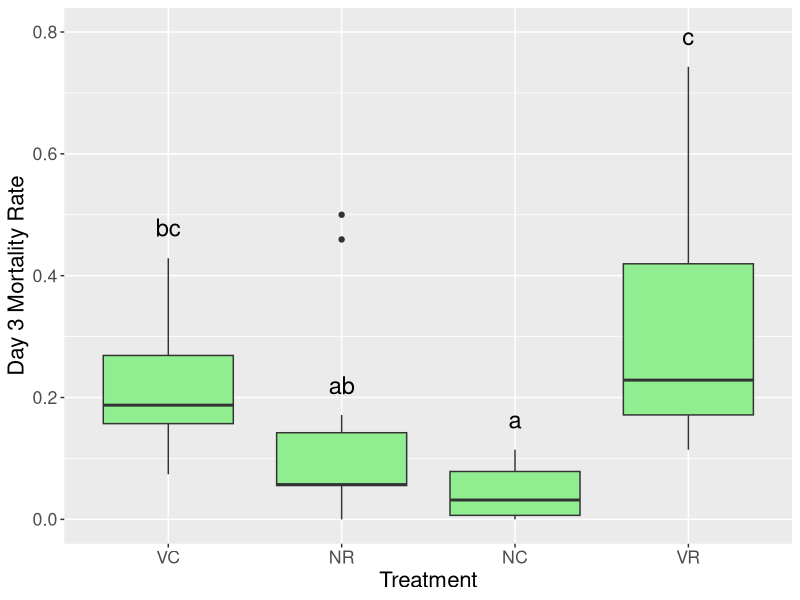
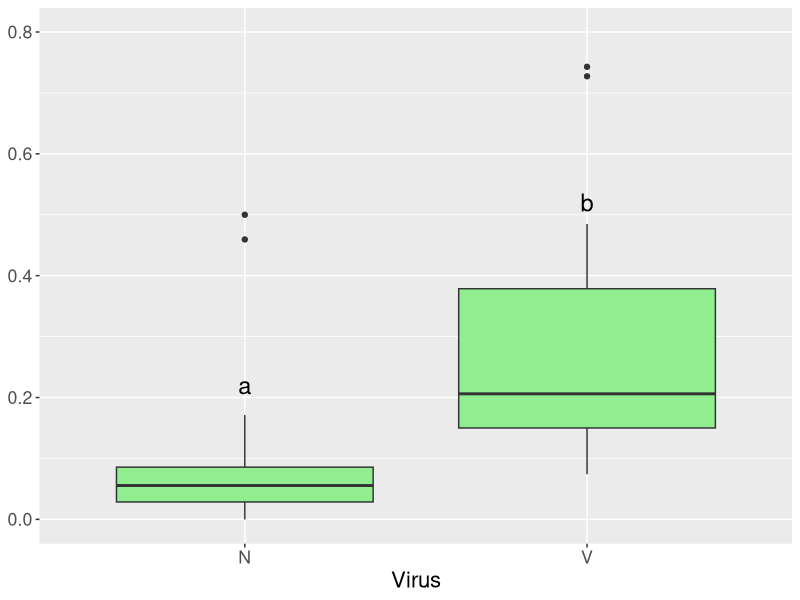
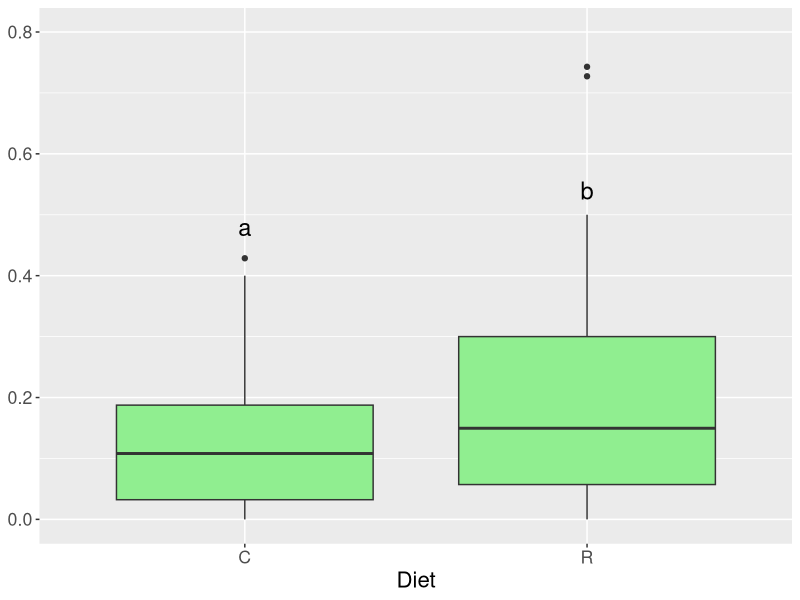

Reproduce these figures in R, in order. (Note: this script raises an error after producing the figures.)
library(plyr)
library(ggplot2)
library(multcompView)
library(readr)
library(multcomp)
library(nlme)

################# Mortality ################# 

d <- read_csv("day3Mortality.csv")
d = as.data.frame(d)
attr(d, "spec") <- NULL
# Note: There are 14 NC; 15 VR, VC, NR
d = d[which(d$Treatment %in% c("None Chestnut", "None Rockrose", "Virus Chestnut", "Virus Rockrose")),]
d$Treatment

d$Treatment = as.factor(d$Treatment)
colnames(d)[3] = "Day3Mortality"
levels(d$Treatment) <- c('NC', 'NR', 'VC', 'VR')

d$Virus = sapply(d$Treatment, function(x) substr(x, 1, 1))
d$Diet = sapply(d$Treatment, function(x) substr(x, 2, 2))
d$Virus = as.factor(d$Virus)
d$Diet = as.factor(d$Diet)

# Main effects and interactive terms
lmeMortMain <- lme(Day3Mortality ~ Diet*Virus, data = d, random = ~1|Experiment)
anova(lmeMortMain)
anova(lmeMortMain)[["p-value"]] # Obtain more precise p-values

# Treatment
lmeMortTreatment <- lme(Day3Mortality ~ Treatment, data = d, random = ~1|Experiment)
anova(lmeMortTreatment)
anova(lmeMortTreatment)[["p-value"]] # Obtain more precise p-values

# Pairwise (with BH correction)
d$Treatment <- relevel(d$Treatment, ref = "NC")
lmemort1 = lme(Day3Mortality ~ Treatment, data=d, random = ~1|Experiment) 
pval1 = summary(lmemort1)$tTable[,5][2:4]
d$Treatment <- relevel(d$Treatment, ref = "NR")
lmemort2 = lme(Day3Mortality ~ Treatment, data=d, random = ~1|Experiment) 
pval2 = summary(lmemort2)$tTable[,5][3:4]
d$Treatment <- relevel(d$Treatment, ref = "VC")
lmemort3 = lme(Day3Mortality ~ Treatment, data=d, random = ~1|Experiment) 
pval3 = summary(lmemort3)$tTable[,5][4]
mortpval = c(pval1, pval2, pval3)
p.adjust(mortpval, "BH") # Obtain p-values for NC_NR, NC_VC, NC_VR, NR_VC, NR_VR, VC_VR

# Plot Mortality (All)
labelDF = data.frame(plot.labels=c("NR","VC","VR","NC"), labels = c("ab","bc","c","a"), V1 = c(0.22, 0.479, 0.793, 0.164))
plotMortality = ggplot(d, aes(x=Treatment, y=Day3Mortality)) + geom_boxplot(fill="palegreen2") + geom_text(data = labelDF, size = 6, aes(x = plot.labels, y = V1, label = labels)) + ylab("Day 3 Mortality Rate") + theme_gray() + ylim(0,0.8) + theme(text=element_text(size=16))

# Plot Mortality (N vs V)
labelDF = data.frame(plot.labels=c("N","V"), labels = c("a","b"), V1 = c(0.22, 0.52))
plotMortality2 = ggplot(d, aes(x=Virus, y=Day3Mortality)) + geom_boxplot(fill="palegreen2") + geom_text(data = labelDF, size = 6, aes(x = plot.labels, y = V1, label = labels)) + theme_gray() + ylim(0,0.8) +theme(axis.title.y=element_blank(), text=element_text(size=16))

# Plot Mortality (R vs C)
labelDF = data.frame(plot.labels=c("C","R"), labels = c("a","b"), V1 = c(0.48, 0.54))
plotMortality3 = ggplot(d, aes(x=Diet, y=Day3Mortality)) + geom_boxplot(fill="palegreen2") + geom_text(data = labelDF, size = 6, aes(x = plot.labels, y = V1, label = labels)) + theme_gray() + ylim(0,0.8)+theme(axis.title.y=element_blank(), text=element_text(size=16))

################# IAPV ################# 

d <- read_delim("logIAPV.csv", "\t", escape_double = FALSE, trim_ws = TRUE)
d = as.data.frame(d)
attr(d, "spec") <- NULL
d = d[which(d$treatment %in% c("None Chestnut", "None Rockrose", "Virus Chestnut", "Virus Rockrose")),]

d$treatment = as.factor(d$treatment)
colnames(d)[3] = "logIAPV"
levels(d$treatment) <- c('NC', 'NR', 'VC', 'VR')
colnames(d)[1] <- "Treatment"

d$Virus = sapply(d$Treatment, function(x) substr(x, 1, 1))
d$Diet = sapply(d$Treatment, function(x) substr(x, 2, 2))
d$Virus = as.factor(d$Virus)
d$Diet = as.factor(d$Diet)

# Main effects and interactive terms
lmeMortMain <- lme(logIAPV ~ Diet*Virus, data = d, random = ~1|Experiment)
anova(lmeMortMain)
anova(lmeMortMain)[["p-value"]] # Obtain more precise p-values

# Treatment
lmeMortTreatment <- lme(logIAPV ~ Treatment, data = d, random = ~1|Experiment)
anova(lmeMortTreatment)
anova(lmeMortTreatment)[["p-value"]] # Obtain more precise p-values

# Pairwise (with BH correction)
d$Treatment <- relevel(d$Treatment, ref = "NC")
lmemort1 = lme(logIAPV ~ Treatment, data=d, random = ~1|Experiment) 
pval1 = summary(lmemort1)$tTable[,5][2:4]
d$Treatment <- relevel(d$Treatment, ref = "NR")
lmemort2 = lme(logIAPV ~ Treatment, data=d, random = ~1|Experiment) 
pval2 = summary(lmemort2)$tTable[,5][3:4]
d$Treatment <- relevel(d$Treatment, ref = "VC")
lmemort3 = lme(logIAPV ~ Treatment, data=d, random = ~1|Experiment) 
pval3 = summary(lmemort3)$tTable[,5][4]
mortpval = c(pval1, pval2, pval3)
p.adjust(mortpval, "BH") # Obtain p-values for NC_NR, NC_VC, NC_VR, NR_VC, NR_VR, VC_VR

# Plot IAPV (All)
labelDF = data.frame(plot.labels=c("NR","VC","VR","NC"), labels = c("ab","bc","c","a"), V1 = c(4.25, 5.35, 8.57, 3.85))
plotIAPV = ggplot(d, aes(x=Treatment, y=logIAPV)) + geom_boxplot(fill="paleturquoise2") + geom_text(data = labelDF, size = 6, aes(x = plot.labels, y = V1, label = labels)) + ylab("Log IAPV Titer") +theme_gray() + theme(text=element_text(size=16)) + ylim(2,9)

# Plot IAPV (N vs V)
labelDF = data.frame(plot.labels=c("N","V"), labels = c("a","b"), V1 = c(4.3, 8.7))
plotIAPV2 = ggplot(d, aes(x=Virus, y=logIAPV)) + geom_boxplot(fill="paleturquoise2") + geom_text(data = labelDF, size = 6, aes(x = plot.labels, y = V1, label = labels)) +theme_gray() + theme(axis.title.y=element_blank(), text=element_text(size=16)) +ylim(2,9)

# Plot IAPV (R vs C)
labelDF = data.frame(plot.labels=c("C","R"), labels = c("a","a"), V1 = c(4.3, 8.7))
plotIAPV3 = ggplot(d, aes(x=Diet, y=logIAPV)) + geom_boxplot(fill="paleturquoise2") + geom_text(data = labelDF, size = 6, aes(x = plot.labels, y = V1, label = labels)) +theme_gray() + theme(axis.title.y=element_blank(), text=element_text(size=16)) +ylim(2,9)
